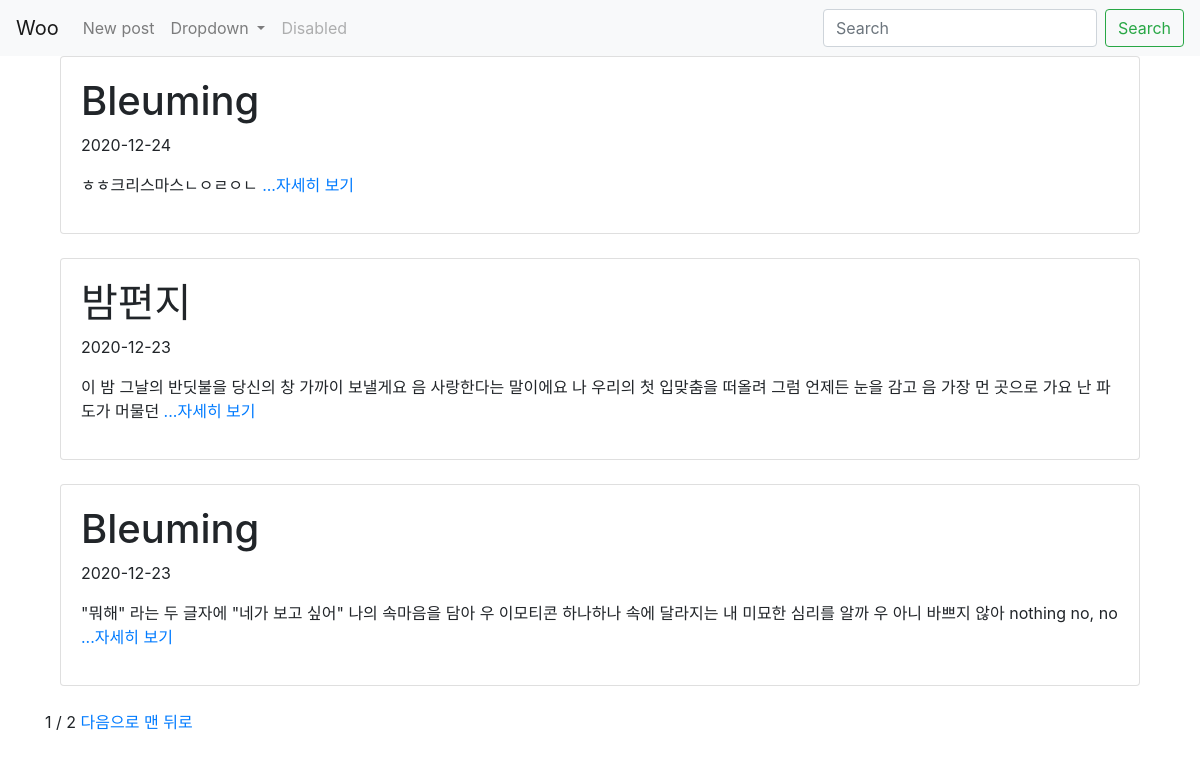
The page / on the database its author committed.
### blog/models.py (models this page shows, shortened)
class Blog(models.Model):
  title=models.CharField(max_length=200)
  pub_date=models.DateField('date published')
  body=models.TextField()
  def summary(self):
    return self.body[:100]

### blog/views.py (the view)
# urls.py: path('', views.home, name='home'),
def home(request):
  blog_list=Blog.objects.all()
  paginator=Paginator(blog_list,3)
  page=request.GET.get('page')
  posts=paginator.get_page(page)
  blogs=Blog.objects
  return render(request, 'home.html', {'blogs':blogs, 'posts': posts})

### blog/templates/home.html (shortened to what this page needs)
<!DOCTYPE html>
<html lang="en">
<head>
</head>
<body>
  {% extends 'base.html' %}
  {% block content %}
  {% for blog in posts %}
  <div class="container">
    <div class="card">
      <div class="card-body">
        <h1>{{ blog.title }}</h1>
        <p>{{ blog.pub_date | date:"Y-m-d" }}</p>
        <p>{{ blog.summary }}<a href="{% url 'detail' blog.id %}"> ...자세히 보기</a></p>
      </div>
    </div>
  </div>
  <br>
  {% endfor %}
    <span>{{posts.number}}</span>
    <span>/</span>
    <span>{{posts.paginator.num_pages}}</span>
  {% if posts.has_next %}
    <a href="?page={{ posts.next_page_number }}">다음으로</a>
    <a href="?page={{ posts.paginator.num_pages }}">맨 뒤로</a>
  {% endif %}
  {% endblock %}

### myproject/templates/base.html (shortened to what this page needs)
<!DOCTYPE html>
<html lang="en">
<head>
  <link rel="stylesheet" href="https://stackpath.bootstrapcdn.com/bootstrap/4.5.2/css/bootstrap.min.css"
>
</head>
<body>
  <nav class="navbar navbar-expand-lg navbar-light bg-light">
    <a class="navbar-brand" href="{% url 'home' %}">Woo</a>
    <div class="collapse navbar-collapse" id="navbarSupportedContent">
      <ul class="navbar-nav mr-auto">
        <li class="nav-item">
          <a class="nav-link" href="{% url 'newblog' %}">New post</a>
        </li>
        <li class="nav-item dropdown">
          <a class="nav-link dropdown-toggle" href="#" id="navbarDropdown" role="button" data-toggle="dropdown"
            aria-haspopup="true" aria-expanded="false">
            Dropdown
          </a>
        </li>
        <li class="nav-item">
          <a class="nav-link disabled" href="#" tabindex="-1" aria-disabled="true">Disabled</a>
        </li>
      </ul>
      <form class="form-inline my-2 my-lg-0">
        <input class="form-control mr-sm-2" type="search" placeholder="Search" aria-label="Search">
        <button class="btn btn-outline-success my-2 my-sm-0" type="submit">Search</button>
      </form>
    </div>
  </nav>
  <div class="container">
    {% block content %}
    {% endblock %}
  </div>
</body>
</html>

### rows shown on the page
Blog: title "Bleuming", pub_date "2020-12-24", summary "ㅎㅎ크리스마스ㄴㅇㄹㅇㄴ"
Blog: title "밤편지", pub_date "2020-12-23", summary "이 밤 그날의 반딧불을 당신의 창 가까이 보낼게요 음 사랑한다는 말이에요 나 우리의 첫 입맞춤을 떠올려 그럼 언제든 눈을 감고 음 가장 먼 곳으로 가요 난 파도가 머물던"
Blog: title "Bleuming", pub_date "2020-12-23", summary "\"뭐해\" 라는 두 글자에 \"네가 보고 싶어\" 나의 속마음을 담아 우 이모티콘 하나하나 속에 달라지는 내 미묘한 심리를 알까 우 아니 바쁘지 않아 nothing no, no"

### other values the page prints
{{ posts.number }} "1"
{{ posts.paginator.num_pages }} "2"
